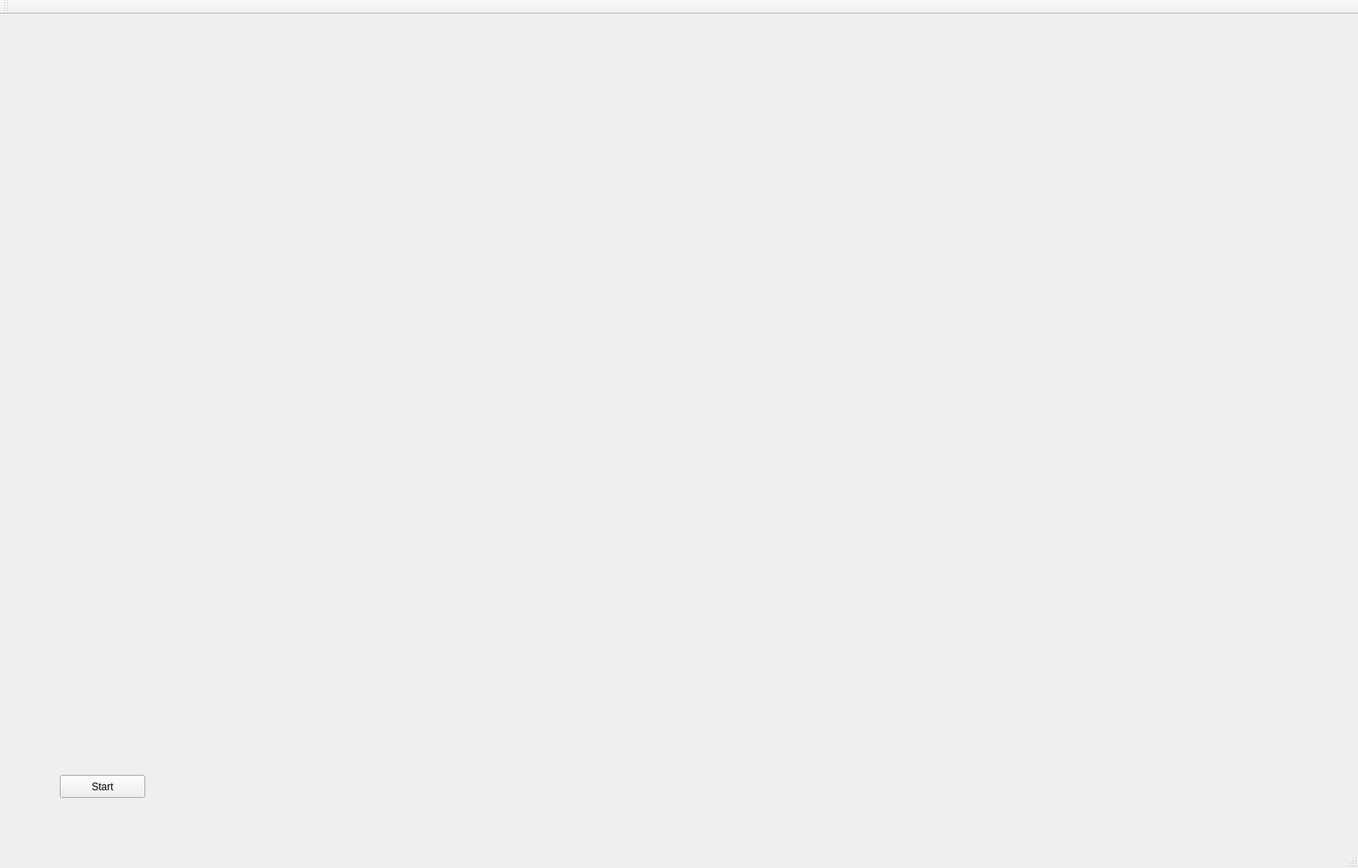
<?xml version="1.0" encoding="UTF-8"?>
<ui version="4.0">
 <class>MainWindow</class>
 <widget class="QMainWindow" name="MainWindow">
  <property name="geometry">
   <rect>
    <x>0</x>
    <y>0</y>
    <width>1589</width>
    <height>1016</height>
   </rect>
  </property>
  <property name="windowTitle">
   <string>MainWindow</string>
  </property>
  <widget class="QWidget" name="centralWidget">
   <widget class="QCustomPlot" name="customplot" native="true">
    <property name="geometry">
     <rect>
      <x>30</x>
      <y>10</y>
      <width>831</width>
      <height>611</height>
     </rect>
    </property>
   </widget>
   <widget class="QCustomPlot" name="customplot2" native="true">
    <property name="geometry">
     <rect>
      <x>890</x>
      <y>20</y>
      <width>650</width>
      <height>290</height>
     </rect>
    </property>
   </widget>
   <widget class="QCustomPlot" name="customplot3" native="true">
    <property name="geometry">
     <rect>
      <x>890</x>
      <y>320</y>
      <width>650</width>
      <height>200</height>
     </rect>
    </property>
   </widget>
   <widget class="QCustomPlot" name="customplot4" native="true">
    <property name="geometry">
     <rect>
      <x>890</x>
      <y>530</y>
      <width>650</width>
      <height>200</height>
     </rect>
    </property>
   </widget>
   <widget class="QPushButton" name="start_button">
    <property name="geometry">
     <rect>
      <x>70</x>
      <y>890</y>
      <width>100</width>
      <height>27</height>
     </rect>
    </property>
    <property name="text">
     <string>Start</string>
    </property>
   </widget>
   <widget class="QCustomPlot" name="customplot5" native="true">
    <property name="geometry">
     <rect>
      <x>40</x>
      <y>630</y>
      <width>831</width>
      <height>251</height>
     </rect>
    </property>
   </widget>
   <widget class="QCustomPlot" name="customplot6" native="true">
    <property name="geometry">
     <rect>
      <x>890</x>
      <y>740</y>
      <width>650</width>
      <height>200</height>
     </rect>
    </property>
   </widget>
  </widget>
  <widget class="QMenuBar" name="menuBar">
   <property name="geometry">
    <rect>
     <x>0</x>
     <y>0</y>
     <width>1589</width>
     <height>22</height>
    </rect>
   </property>
  </widget>
  <widget class="QToolBar" name="mainToolBar">
   <attribute name="toolBarArea">
    <enum>TopToolBarArea</enum>
   </attribute>
   <attribute name="toolBarBreak">
    <bool>false</bool>
   </attribute>
  </widget>
  <widget class="QStatusBar" name="statusBar"/>
 </widget>
 <layoutdefault spacing="6" margin="11"/>
 <customwidgets>
  <customwidget>
   <class>QCustomPlot</class>
   <extends>QWidget</extends>
   <header>qcustomplot.h</header>
   <container>1</container>
  </customwidget>
 </customwidgets>
 <resources/>
 <connections/>
</ui>
